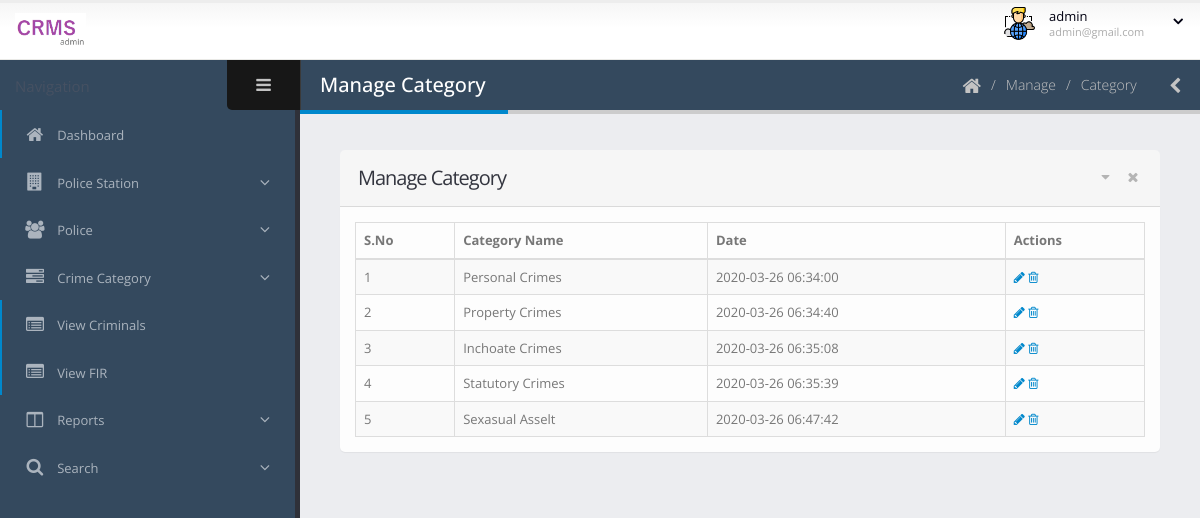
Page /admin/manage-category.php (signed in) on the committed database.
### tables this page shows
CREATE TABLE `tblcategory` (
  `ID` int(10) NOT NULL,
  `CategoryName` varchar(200) DEFAULT NULL,
  `CatDes` mediumtext DEFAULT NULL,
  `AddDate` timestamp NOT NULL DEFAULT current_timestamp()
);

### admin/manage-category.php (the view, shortened to what this page needs)
<?php
include('includes/dbconnection.php');
if (strlen($_SESSION['crmsaid']==0)) {
  header('location:logout.php');
  } else{
?>
<!doctype html>
<html class="fixed">
	<head>
		<link rel="stylesheet" href="assets/vendor/bootstrap/css/bootstrap.css" />
		<link rel="stylesheet" href="assets/vendor/font-awesome/css/font-awesome.css" />
		<link rel="stylesheet" href="assets/vendor/magnific-popup/magnific-popup.css" />
		<link rel="stylesheet" href="assets/vendor/bootstrap-datepicker/css/datepicker3.css" />
		<link rel="stylesheet" href="assets/vendor/select2/select2.css" />
		<link rel="stylesheet" href="assets/vendor/jquery-datatables-bs3/assets/css/datatables.css" />
		<link rel="stylesheet" href="assets/stylesheets/theme.css" />
		<link rel="stylesheet" href="assets/stylesheets/skins/default.css" />
		<link rel="stylesheet" href="assets/stylesheets/theme-custom.css">
	</head>
	<body>
		<section class="body">
			<?php include_once('includes/header.php');?>
			<div class="inner-wrapper">
				<?php include_once('includes/sidebar.php');?>
				<section role="main" class="content-body">
					<header class="page-header">
						<h2>Manage Category</h2>
						<div class="right-wrapper pull-right">
							<ol class="breadcrumbs">
								<li>
									<a href="dashboard.php">
										<i class="fa fa-home"></i>
									</a>
								</li>
								<li><span>Manage</span></li>
								<li><span>Category</span></li>
							</ol>
							<a class="sidebar-right-toggle" data-open="sidebar-right"><i class="fa fa-chevron-left"></i></a>
						</div>
					</header>
						<section class="panel">
							<header class="panel-heading">
								<div class="panel-actions">
									<a href="#" class="fa fa-caret-down"></a>
									<a href="#" class="fa fa-times"></a>
								</div>
								<h2 class="panel-title">Manage Category</h2>
							</header>
							<div class="panel-body">
								<table class="table table-bordered table-striped mb-none" id="datatable-editable">
									<thead>
										<tr>
											<th>S.No</th>
											<th>Category Name</th>
											<th>Date</th>
											<th>Actions</th>
										</tr>
									</thead>
									<tbody>
										<?php
$sql="SELECT * from tblcategory";
$query = $dbh -> prepare($sql);
$query->execute();
$results=$query->fetchAll(PDO::FETCH_OBJ);
$cnt=1;
if($query->rowCount() > 0)
{
foreach($results as $row)
{               ?>
										<tr>
											<td><?php echo htmlentities($cnt);?></td>
											<td><?php  echo htmlentities($row->CategoryName);?>
											</td>
											<td><?php  echo htmlentities($row->AddDate);?></td>
											<td>
												<a href="edit-category-detail.php?editid=<?php echo htmlentities ($row->ID);?>"><i class="fa fa-pencil"></i></a>
												<a href="manage-category.php?delid=<?php echo ($row->ID);?>" onclick="return confirm('Do you really want to Delete ?');"><i class="fa fa-trash-o"></i></a>
											</td>
										</tr>
									<?php $cnt=$cnt+1;}} ?>
									</tbody>
								</table>
							</div>
						</section>
				</section>
			</div>
		</section>
	</body>
</html><?php }  ?>

### admin/includes/header.php (shortened to what this page needs)
    <header class="header">
                <div class="logo-container">
                    <a href="dashboard.php" class="logo">
                        <img src="assets/images/logo3.png" height="35" alt="JSOFT Admin" />
                    </a>
                </div>
                <div class="header-right">
                    <div id="userbox" class="userbox">
                        <a href="#" data-toggle="dropdown">
                            <figure class="profile-picture">
                                <img src="assets/images/member.png" alt="Admin" class="img-circle" data-lock-picture="assets/images/member.png" />
                            </figure>
                            <div class="profile-info" data-lock-name="John Doe" data-lock-email="johndoe@JSOFT.com">
                             <?php
$aid=$_SESSION['crmsaid'];
$sql="SELECT AdminName,Email from  tbladmin where ID=:aid";
$query = $dbh -> prepare($sql);
$query->bindParam(':aid',$aid,PDO::PARAM_STR);
$query->execute();
$results=$query->fetchAll(PDO::FETCH_OBJ);
$cnt=1;
if($query->rowCount() > 0)
{
foreach($results as $row)
{               ?>
                                <span class="name"><?php  echo $row->AdminName;?></span>
                                <span class="role"><?php  echo $row->Email;?></span>
                                <?php $cnt=$cnt+1;}} ?>
                            </div>
                            <i class="fa custom-caret"></i>
                        </a>
                    </div>
                </div>
            </header>

### admin/assets/stylesheets/skins/default.css (style rules this page uses)
a, .btn-link { color: #0088cc; }
.page-header h2 { border-bottom-color: #0088cc; }

### rows in the picture
tblcategory: CategoryName "Personal Crimes", AddDate "2020-03-26 06:34:00"
tblcategory: CategoryName "Property Crimes", AddDate "2020-03-26 06:34:40"
tblcategory: CategoryName "Inchoate Crimes", AddDate "2020-03-26 06:35:08"
tblcategory: CategoryName "Statutory Crimes", AddDate "2020-03-26 06:35:39"
tblcategory: CategoryName "Sexasual Asselt", AddDate "2020-03-26 06:47:42"

### other values in the picture
$row->AdminName "admin"
$row->Email "admin@gmail.com"
